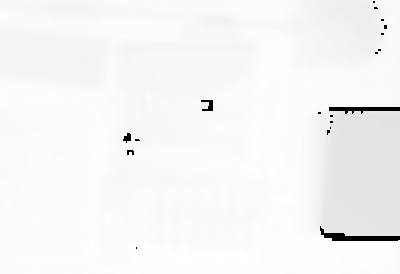
#> input picture bin/170405145538.pgm, 400 x 274 px, given in place of 170405145538.png, which was not available
$ jupyter execute --allow-errors '10b Bin Segmentation by Texture and Color with Mask and Two Iterations.ipynb'   (shell and % lines are left out)   (older library calls are emulated)   (text cells are left out)
#> lines starting #> are read from the running program, lines starting #| are printed output that depends on the picture; after the words box and inside, x2 and y2 are one past the last pixel; in counts of white or black regions, pixels touching at a corner belong together; pictures that were not available may be replaced by others from this repository, and a replacement may not be noted
#> (reads parameters.json from the repository)
### utils.py
import cv2, glob, json, numpy as np, os.path
from matplotlib import pyplot as plt

def load_items(folder):
    items = sorted(map(os.path.basename, glob.glob(folder + '/[a-z]*')))
    return items

def imread_rgb(filename):
#> called with filename = 'bin/170405145538.png'
    image_BGR = cv2.imread(filename)
#> image_BGR is the input picture: shape (274, 400, 3); min 0, max 255, mean 245.7
    if image_BGR is None:
        print('Error: image reading failure in file "%s"' % filename)
        return None
    else:
        image_RGB = cv2.cvtColor(image_BGR, cv2.COLOR_BGR2RGB)
        return image_RGB

# [19 lines left out: functions imread_gray, item_mask, not called in this run]

def compute_sift(image_RGB, mask=None, debug=True):
    gray_image = cv2.cvtColor(image_RGB, cv2.COLOR_RGB2GRAY)
    sift = cv2.SIFT()
    kp, des = sift.detectAndCompute(gray_image, mask)
    if debug:
        print('%d features detected' % len(kp))
        draw_keypoints(image_RGB,kp)
    return (kp, des)

# [7 lines left out: function pack_keypoint, not called in this run]

def write_features_to_file(filename, locs, desc):
    np.save(filename, np.hstack((locs,desc)))

def read_features_from_file(filename):
    """ Read feature properties and return in matrix form. """
    if os.path.getsize(filename) <= 0:
        return np.array([]), np.array([])
    f = np.load(filename)
    if f.size == 0:
        return np.array([]), np.array([])
    f = np.atleast_2d(f)
    return f[:,:7], f[:,7:] # feature locations, descriptors

def read_json(filename):
    with open(filename, 'r') as infile:
        data = json.load(infile)
    return data

def write_json(filename, data):
    with open(filename, 'w') as outfile:
        json.dump(data, outfile)

# [27 lines left out: functions read_bbox_from_file, unpack_keypoint, centroid_histogram, not called in this run]

from sklearn.cluster import KMeans, MiniBatchKMeans

# [43 lines left out: functions compute_colors, plot_colors, calc_matches, not called in this run]

def draw_keypoints(image,kp):
    image_kp = cv2.drawKeypoints(image.copy(),kp,color=(0,255,0))
    plt.imshow(image_kp),plt.axis('off');

def textured_mask(image_rgb,kp):
    image = np.zeros(image_rgb.shape,dtype='uint8')
    image = cv2.drawKeypoints(image,kp,color=(255,255,255))
    image = image[:,:,0]
    kernel = np.ones((5,5),np.uint8)
    image = cv2.dilate(image,kernel,iterations = 10)
    image = cv2.erode( image,kernel,iterations =  5)
    tx_mask = cv2.inRange(image,240,255)
    return tx_mask

# [63 lines left out: functions match_items, fill_holes, not called in this run]

from sklearn.cluster import KMeans, MiniBatchKMeans

# [103 lines left out: functions cluster_colors, calc_EMD2, not called in this run]

### 10b Bin Segmentation by Texture and Color with Mask and Two Iterations.ipynb
[cell 1]
import cv2, numpy as np
from matplotlib import pyplot as plt

[cell 2]
from utils import read_json

params = read_json('parameters.json')

RESIZE_X = params['resize']['x']
RESIZE_Y = params['resize']['y']
ITEM_FOLDER = params['item_folder']

[cell 3]
bin_stamp = '170405145336'
contents = ["Colgate_Toothbrush_4PK","Epsom_Salts","Duct_Tape",
            "Bath_Sponge","Crayons","Burts_Bees_Baby_Wipes"]

[cell 4]
bin_stamp = '170405145538'
contents = ["glue_sticks","tissue_box","laugh_out_loud_jokes",
            "toilet_brush","expo_eraser","table_cloth"]

[cell 5]
contents = [s.lower() for s in contents]

[cell 6]
from utils import imread_rgb, compute_sift, draw_keypoints

filename_bin = 'bin/' + bin_stamp + '.png'
image_bin = imread_rgb(filename_bin)
(kp_bin, des_bin) = compute_sift(image_bin)
#> in compute_sift, `kp, des = sift.detectAndCompute(gray_image, mask)`: kp = 19 keypoints; strongest (x, y, size): (127, 138, 5), (331, 109, 3.2), (128, 151, 2.1), (130, 153, 1.8)
#| 19 features detected
#> kp_bin has the same summary as kp in compute_sift
print('%d features detected in bin' % len(kp_bin))
#| 19 features detected in bin
draw_keypoints(image_bin,kp_bin)
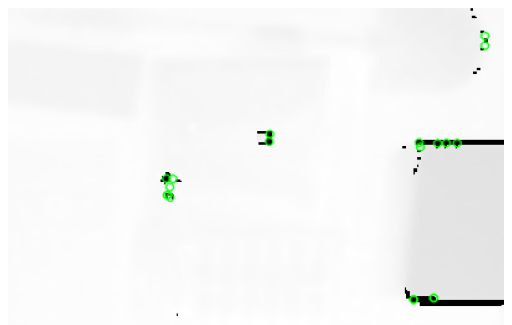
#> figure drawn by matplotlib, 1 panel

[cell 7]
from utils import textured_mask

tx_mask = textured_mask(image_bin, kp_bin)
#> in textured_mask, `image = cv2.drawKeypoints(image,kp,color=(255,255,255))`:
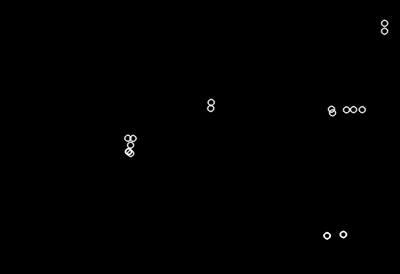
#> image: shape (274, 400, 3); min 0, max 254, mean 0.9
#> in textured_mask, `image = cv2.dilate(image,kernel,iterations = 10)`:
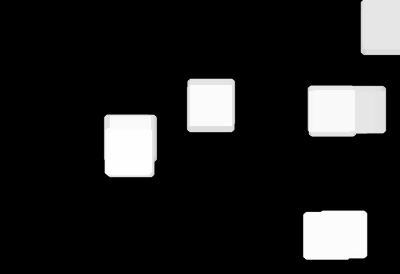
#> image: shape (274, 400); min 0, max 254, mean 32.9
#> in textured_mask, `image = cv2.erode( image,kernel,iterations =  5)`:
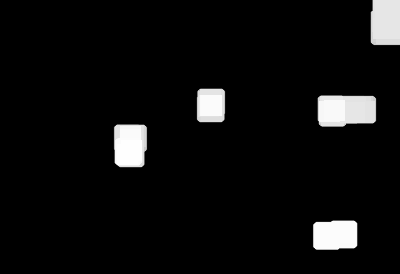
#> image: shape (274, 400); min 0, max 254, mean 14
#> in textured_mask, `tx_mask = cv2.inRange(image,240,255)`:
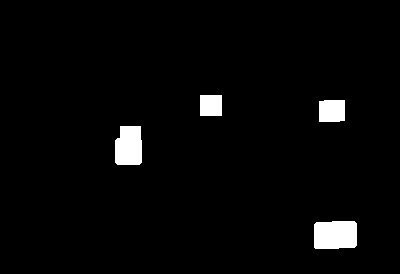
#> tx_mask: shape (274, 400); 2.9% white; 4 white regions, box (x1, y1, x2, y2) and area: (314, 221, 357, 249) 1158, (115, 126, 142, 165) 970, (319, 100, 345, 122) 562, (200, 95, 222, 116) 462
tx_image =     cv2.bitwise_and(image_bin, image_bin, mask=tx_mask)
non_tx_image = cv2.bitwise_and(image_bin, image_bin, mask=255-tx_mask)
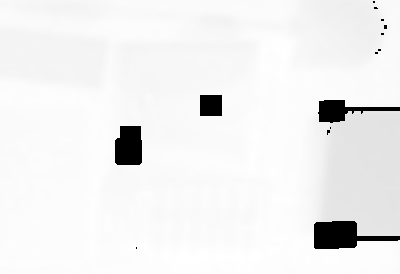
#> non_tx_image: shape (274, 400, 3); min 0, max 255, mean 239.7
plt.subplot(121), plt.imshow(tx_image),     plt.axis('off'), plt.title('textured');
plt.subplot(122), plt.imshow(non_tx_image), plt.axis('off'), plt.title('non textured');

[cell 8]
(kp_bin, des_bin) = compute_sift(image_bin, mask=tx_mask)
#> in compute_sift (call 2), `kp, des = sift.detectAndCompute(gray_image, mask)`: kp = 14 keypoints; strongest (x, y, size): (127, 138, 5), (331, 109, 3.2), (128, 151, 2.1), (130, 153, 1.8)
#| 14 features detected
#> kp_bin has the same summary as kp in compute_sift
print('%d features detected in bin' % len(kp_bin))
#| 14 features detected in bin
draw_keypoints(image_bin,kp_bin)

[cell 9]
from utils import read_features_from_file, read_bbox_from_file, unpack_keypoint, calc_matches

items = list(contents)

[cell 10]
item_d = {}
recognised_items = []
image_disp = image_bin.copy()
mask_bin = np.zeros(image_bin.shape[0:2]).astype('uint8')
#> (the rest of this cell did not finish here and is left out)

[cell 11]
plt.imshow(mask_bin,cmap='gray'), plt.axis('off');
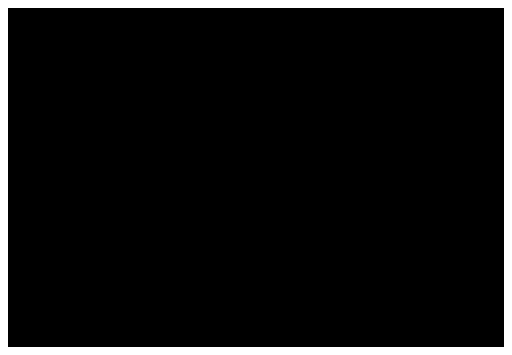
#> figure drawn by matplotlib, 1 panel

[cell 12]
(kp_bin, des_bin) = compute_sift(image_bin, mask=mask_bin)
#| 0 features detected
#> kp_bin = ()
print('%d features detected in bin' % len(kp_bin))
#| 0 features detected in bin
draw_keypoints(image_bin,kp_bin)

[cell 13]
items = recognised_items

[cell 14]
item_d = {}
recognised_items = []
image_disp = image_bin.copy()
mask_bin = np.zeros(image_bin.shape[0:2]).astype('uint8')
for item in items:
    prefix = ITEM_FOLDER + '/' + item + '/' + item
    filename = prefix + '_top_01_sift.npy'
    kp, des = read_features_from_file(filename)
    kp, des = unpack_keypoint(kp, des)
    des = des.astype('float32')
    good = calc_matches(des, des_bin)
    item_d[item] = {'file': filename, 'kp': kp, 'des': des, 'good': good}

    filename = prefix + '_bottom_01_sift.npy'
    kp, des = read_features_from_file(filename)
    kp, des = unpack_keypoint(kp, des)
    des = des.astype('float32')
    good = calc_matches(des, des_bin)
    if len(good) > len(item_d[item]['good']):
        item_d[item] = {'file': filename, 'kp': kp, 'des': des, 'good': good}

    print('Item: "%s" Good features: %d' % (item_d[item]['file'],
                                          len(item_d[item]['good'])))
    MIN_MATCH_COUNT=10
    kp = item_d[item]['kp']
    good = item_d[item]['good']
    if len(good) > MIN_MATCH_COUNT:
        dst_pts = [ kp_bin[m.trainIdx] for m in good ]
        image_disp = cv2.drawKeypoints(image_disp,dst_pts,color=(0,255,0))
        recognised_items.append(item)
        src_pts = np.float32([ kp[m.queryIdx].pt for m in good ]).reshape(-1,1,2)
        dst_pts = np.float32([ kp_bin[m.trainIdx].pt for m in good ]).reshape(-1,1,2)
        M, mask = cv2.findHomography(src_pts, dst_pts, cv2.RANSAC,5.0)
        matchesMask = mask.ravel().tolist()
        x, y, w, h = read_bbox_from_file(item_d[item]['file'][:-9] + '_bbox.json')
        pts = np.float32([ [x,y],[x,y+h-1],[x+w-1,y+h-1],[x+w-1,y] ]).reshape(-1,1,2)
        dst = cv2.perspectiveTransform(pts,M)
        cv2.polylines(image_disp,[np.int32(dst)],True,(0,255,0),2, cv2.CV_AA)
        cv2.fillConvexPoly(mask_bin,np.int32(dst),(255,))
#> mask_bin: shape (274, 400); every value is 0
#> after the loop, item_d = 0 items; recognised_items = []

plt.imshow(image_disp), plt.axis('off');

[cell 15]
for it in recognised_items:
    print('%20s recognised with %d features' %(it, len(item_d[it]['good'])))
#> this loop made 0 passes
plt.imshow(mask_bin,cmap='gray'), plt.axis('off');

[cell 16]
kernel = np.ones((3,3),np.uint8)
#> kernel = [[1, 1, 1], [1, 1, 1], [1, 1, 1]]
mask_bin = cv2.dilate(mask_bin,kernel,iterations = 5)
plt.imshow(mask_bin,cmap='gray'), plt.axis('off');

[cell 17]
from sklearn.cluster import KMeans, MiniBatchKMeans

n_cc = 20
image_RGBA = np.dstack((image_bin, 255-mask_bin))
pixels = image_RGBA.reshape((image_RGBA.shape[0] * image_RGBA.shape[1], 4))
filtered_pixels = np.array(filter(lambda x:x[3]==255,pixels))
#> (the rest of this cell did not finish here and is left out)

[cell 18]
image = cv2.cvtColor(image_bin, cv2.COLOR_RGB2LAB)
#> image: shape (274, 400, 3); mean of channels 0, 1, 2 246.7, 128, 128
(h_bin, w_bin) = image.shape[:2]
#> h_bin = 274; w_bin = 400
pixels = image.reshape((image.shape[0] * image.shape[1], 3))
#> (the rest of this cell did not finish here and is left out)

#> (a cell that did not finish here is left out)

#> (a cell that did not finish here is left out)

#> (a cell that did not finish here is left out)

#> (a cell that did not finish here is left out)

#> (a cell that did not finish here is left out)

[cell 24]
mask = np.zeros((h_bin, w_bin)).astype('uint8')
#> (the rest of this cell did not finish here and is left out)

[cell 25]
recognised_items

[cell 26]
items = [s for s in contents if s not in recognised_items]
#> items = ['glue_sticks', 'tissue_box', 'laugh_out_loud_jokes', 'toilet_brush', 'expo_eraser', 'table_cloth']
items
#> Out has the same summary as items

[cell 27]
best_item = []
views = ['top_01','top-side_01','top-side_02','bottom_01','bottom-side_01','bottom-side_02']
for item in items:
    for view in views:
        try:
            filename = ITEM_FOLDER + '/' + item + '/' + item + '_' + view + '_dc.json'
            dc = read_json(filename)
            hist = dc['hist']
            obj_cc = dc['cluster_centers']
            sum_h = 0
            for i in range(5):
                d_bin_obj = [np.linalg.norm(obj_cc[i]-bin_cc[obj_l,:]) for obj_l in obj_labels]
                index_min = np.argmin(d_bin_obj)
                if d_bin_obj[index_min] < 25:
                    sum_h += hist[i] * obj_hist[index_min]
                #if min([np.linalg.norm(obj_cc[i]-bin_cc[obj_l,:]) for obj_l in obj_labels]) < 25:
                #    sum_h += hist[i]
            if sum_h > 0:
                best_item.append((sum_h,item,view))
        except IOError:
            pass
#> this loop made 6 passes
#> after the loop, best_item = []
best_item = sorted(best_item,reverse=True)
best_item
